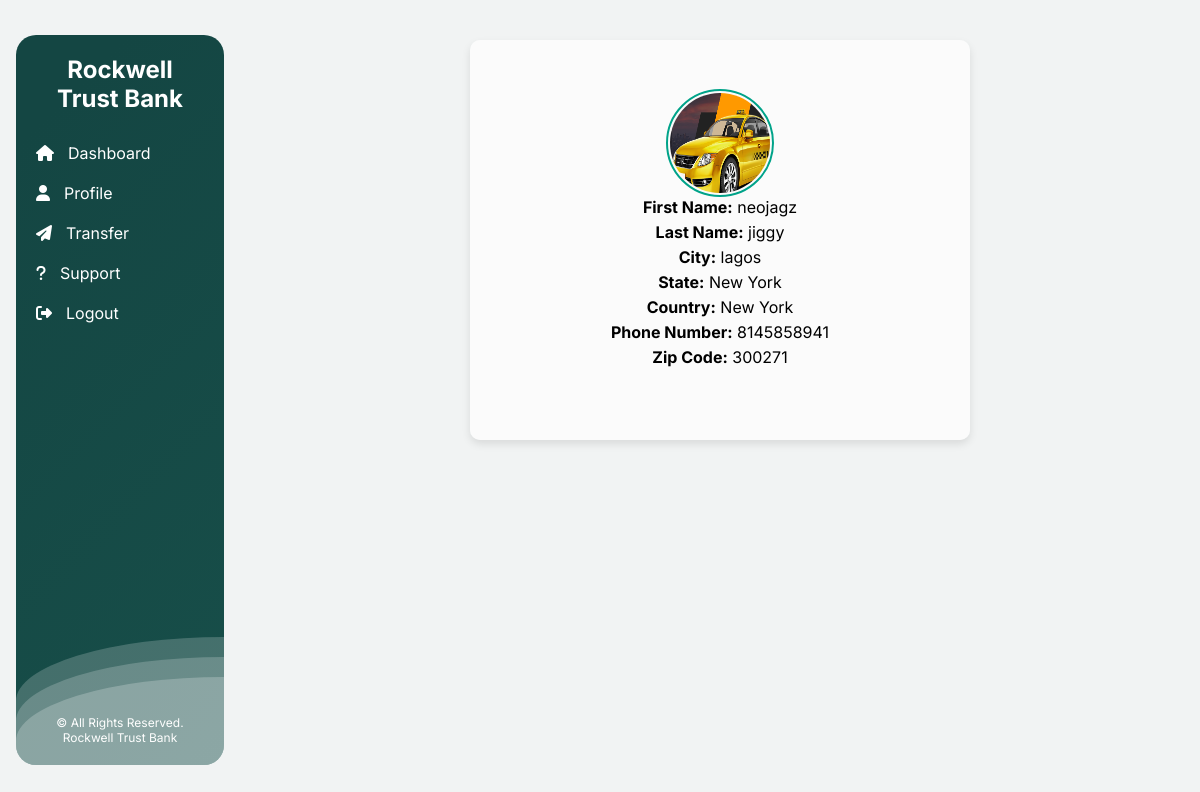
The page /profile/ (signed in) on the database as committed earlier.
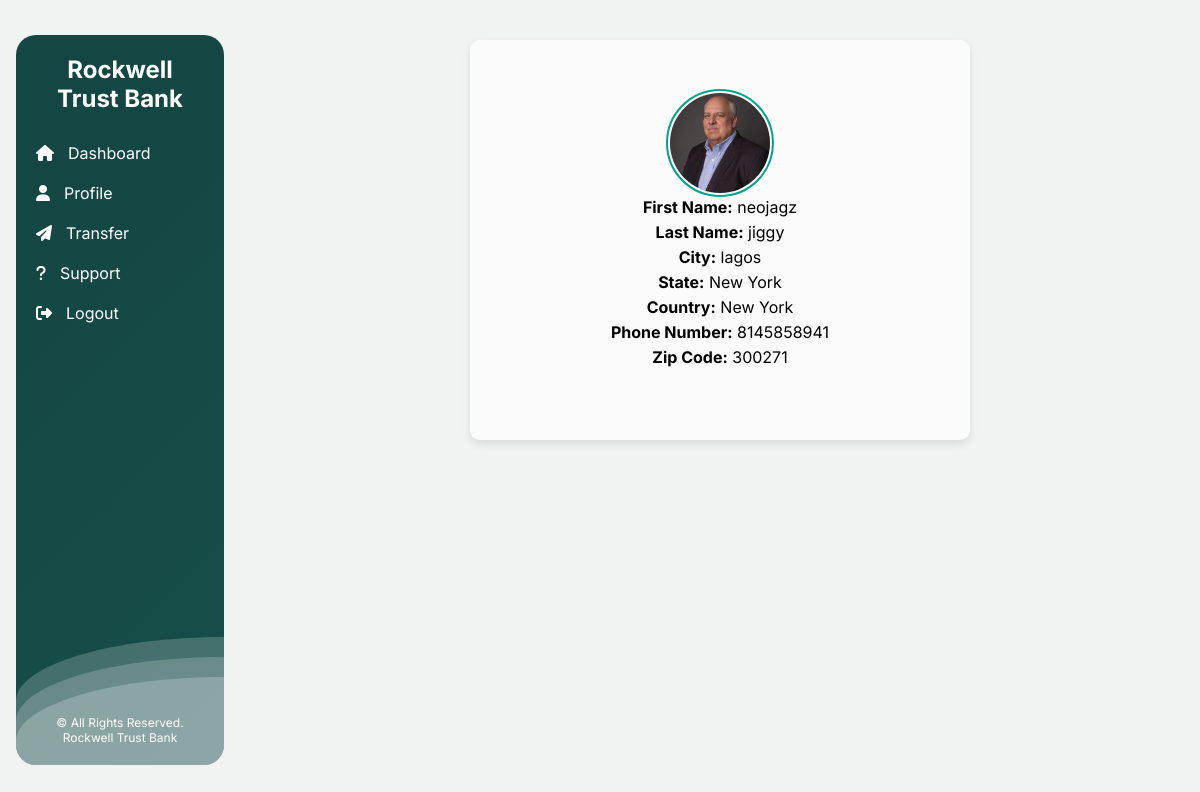
The same page on the database as committed later.
### rockwellbank/models.py (models this page shows, shortened)
class Portfolio(models.Model):
    username= models.OneToOneField(User, on_delete=models.CASCADE, blank=True, null=True)
    first_name = models.CharField(max_length=500, blank= True, null = True)
    last_name = models.CharField(max_length=200, blank= True, null = True)
    expiry_date = models.CharField(max_length=200, blank= True, null = True)
    city = models.CharField(max_length=200, blank= True, null = True)
    Country = models.CharField(max_length=200, blank= True, null = True)
    state = models.CharField(max_length=200, blank= True, null = True)
    address = models.CharField(max_length=200, blank= True, null = True)
    phone_number = models.IntegerField( blank= True, null = True)
    zipcode = models.IntegerField( blank= True, null = True)
    profile_image = models.ImageField(blank=True, null=True, upload_to="images/")
    account_total = models.IntegerField(blank= True, null = True)
    pin = models.IntegerField(null= True, blank= True)

### rockwellbank/views.py (the view)
# urls.py: path('profile/', views.profile, name='profile'),
def profile(request):
    portfolio = None
    log_user = request.user
    try:
            portfolio = Portfolio.objects.filter(username= log_user)
    except Portfolio.DoesNotExist:
            portfolio = None
    return render(request, 'profile.html', {'portfolio': portfolio})

### rockwellbank/templates/profile.html (shortened to what this page needs)
{% load static %}
<!DOCTYPE html>
<html lang="en">
  <head>
    <link rel="stylesheet" href="{%static 'styles/dashboard.css' %}" />
    <link
    rel="stylesheet"
    href="https://cdnjs.cloudflare.com/ajax/libs/font-awesome/6.5.1/css/all.min.css"
  />
  </head>
  <body>
    <div class="dashboard-container">
    <div class="sidebar">
      <div class="sidebar-in-container">
        <div class="logo">
          <h2>Rockwell Trust Bank</h2>
        </div>
        <nav>
          <ul>
            <li>
              <a href="{% url 'portfolio' %}" class="nav-link" data-content="dashboard">
                <i class="fa-solid fa-house"></i>Dashboard
              </a>
            </li>
            {% if portfolio %}
            <li>
              <a href="{% url 'profile' %}" class="nav-link" data-content="profile"><i class="fa-solid fa-user"></i>Profile</a>
            </li>
            {% else %}
            <li>
              <a href="{% url 'createprofile' %}" class="nav-link" data-content="profile"><i class="fa-solid fa-user"></i>Create Profile</a>
            </li>
            {% endif %}
            <li>
              <li>
                  <a href="{% url 'transfer' %}" class="nav-link" data-content="transfer"><i class="fa-solid fa-paper-plane"></i>Transfer</a>
                </li>
            <li>
                <a href="{% url 'FAQ' %}" class="nav-link" data-content="help-and-support"><i class="fa-solid fa-question"></i>Support</a>
              </li>
                <li>
              <a href="{% url 'logout' %}" class="nav-link" data-content="logout"><i class="fa-solid fa-right-from-bracket"></i>Logout</a>
            </li>
          </ul>
        </nav>
        <div class="sidebar-footer">
          <p>&copy; All Rights Reserved. Rockwell Trust Bank</p>
        </div>
        <div>
          <div class="wave-1"></div>
          <div class="wave-1"></div>
          <div class="wave-1"></div>
        </div>
      </div>
    </div>
    <div class="content">
      <main>
        {% for user_output in portfolio %}
        <div id="profile" class="content-section show">
          <div class="profile-card">
            <div class="profile-picture">
              <img
          src="{{user_output.profile_image.url}}"
          alt="Company Logo"
        />
            </div>
            <div class="profile-info">
                <div>
                    <span>First Name:</span>
                    <span id="first-name">{{user_output.first_name}}</span>
                </div>
                <div>
                    <span>Last Name:</span>
                    <span id="surname">{{user_output.last_name}}</span>
                </div>
                <div>
                  <span>City:</span>
                  <span id="country">{{user_output.city}}</span>
              </div>
              <div>
                <span>State:</span>
                <span id="country">{{user_output.state}}</span>
               </div>
                <div>
                    <span>Country:</span>
                    <span id="country">{{user_output.Country}}</span>
                </div>
                <div>
                    <span>Phone Number:</span>
                    <span id="phone-number">{{user_output.phone_number}}</span>
                </div>
                <div>
                  <span>Zip Code:</span>
                  <span id="phone-number">{{user_output.zipcode}}</span>
              </div>
            </div>
        </div>
        </div>
        {% endfor %}
      </main>
    </div>
  </div>
  </body>
</html>

Rows that differ between the two databases and show on the page:
changed Portfolio "neojagz": profile_image: a different picture
